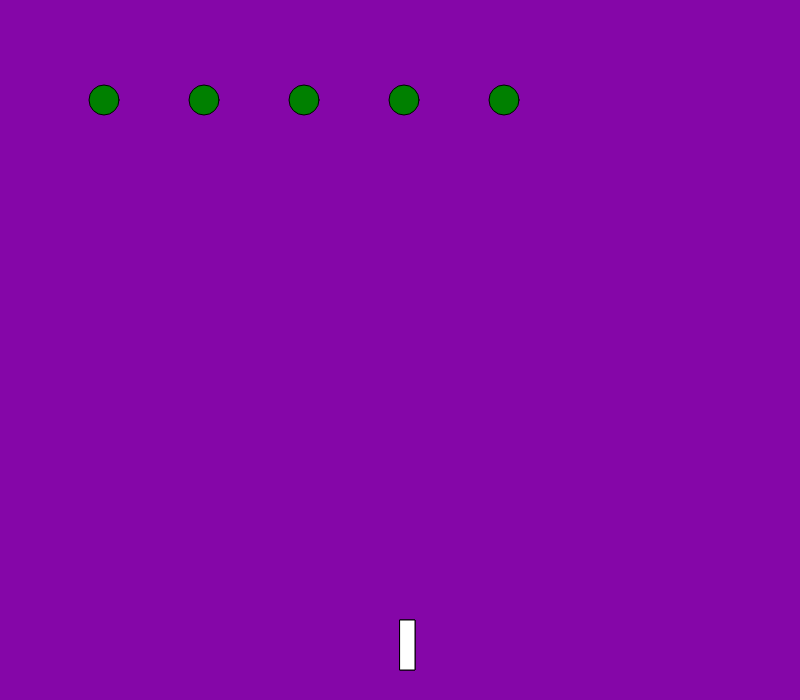
Frame 1 (no input)
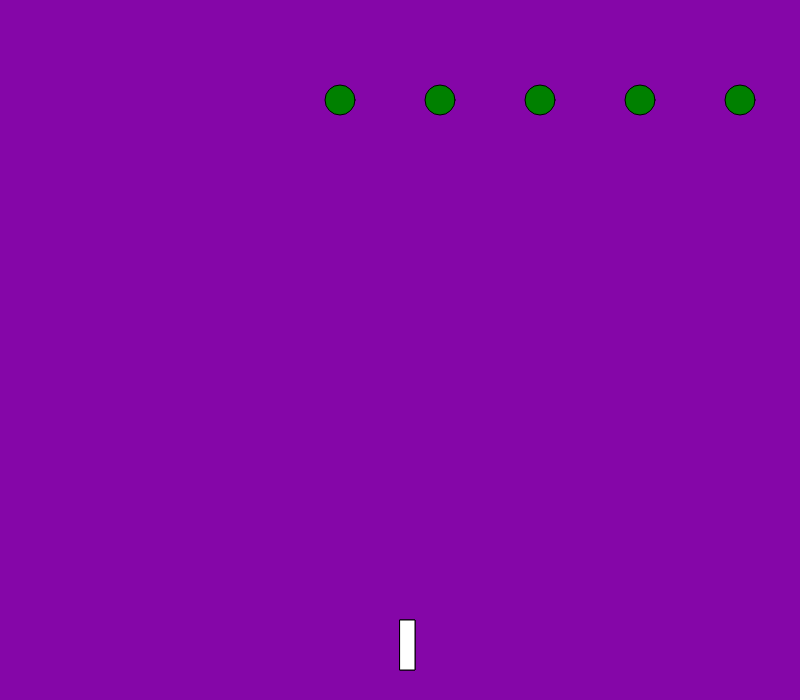
Frame 60 (no input)
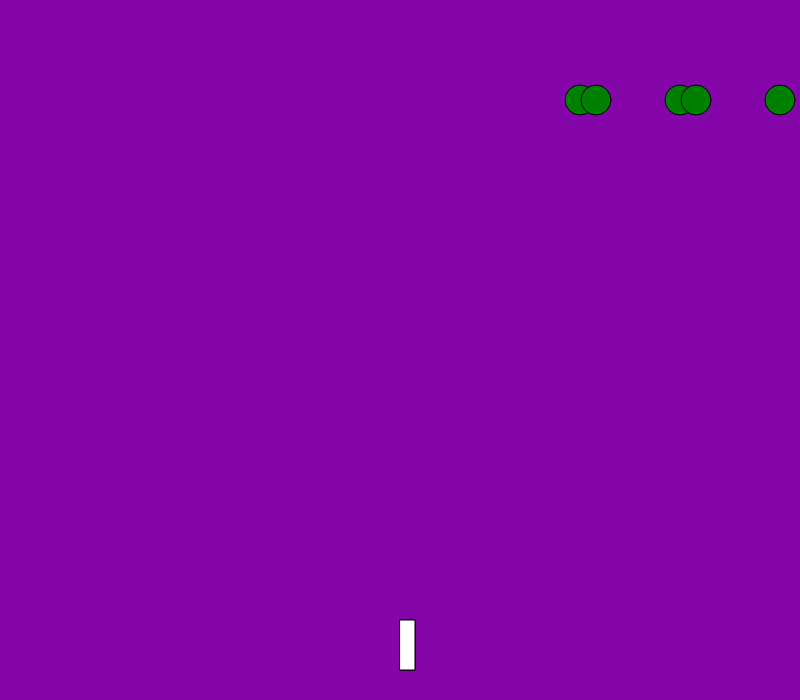
Frame 120 (the mouse pressed at the canvas centre since frame 60)

The p5.js sketch that drew these frames (run headless with seeded random() and noise() and a simulated clock; from frame 60 on, the mouse is pressed at the canvas centre):

// p5.js sketch
// ── sketch.js
var x = 400;
var y = 649;
var drops = [];

//Alien Positions
    var xPos1 = 100;
    var xPos2 = 200;
    var xPos3 = 300;
    var xPos4 = 400;
    var xPos5 = 500;

//Alien Speed
    var x = 400;
    var y= 620;
    var w = 4;
    var w1 = 4;
    var w2 = 4;
    var w3 = 4;
    var w4 = 4;

function setup() {
    createCanvas(800,700);
    background(133, 6, 168);
}

function Drop(x, y) {
    this.x = x;
    this.y = y;

    this.show = function() {
        noStroke();
        fill(131, 196, 209);
        ellipse(this.x, this.y, 15, 15);
    }
    this.move = function () {
        this.y = this.y - 3;
    }
}

function draw() {
    background(133, 6, 168);
    for (var i = 0; i < drops.length; i++) {
        drops[i].show();
        drops[i].move();
    }
    fill("white");//Ship
    rect(x,y,15,50);//Ship

   if (keyIsDown(LEFT_ARROW))
       x -=5;
   if (keyIsDown(RIGHT_ARROW))
       x +=5;
   fill("white");
   if (keyIsDown(UP_ARROW)){
       fill("blue")
   }
   rect(x,y,15,50);

    if (x<0){
        x=0
    }
    else if(x>800){
        x=800
    }
   fill("green")

   if (xPos1<15 || xPos1>785) w = -w;
    xPos1 += w;
    if (xPos2<15 || xPos2>785) w1 = -w1;
    xPos2 += w1;
    if (xPos3<15 || xPos3>785) w2 = -w2
    xPos3 += w2;
    if (xPos4<15 || xPos4>785) w3 = -w3
    xPos4 += w3;
    if (xPos5<15 || xPos5>785) w4 = -w4
    xPos5 += w4;

    var enemy1 = ellipse(xPos1,100,30);//Alien
    var enemy2 = ellipse(xPos2,100,30);//Alien
    var enemy3 = ellipse(xPos3,100,30);//Alien
    var enemy4 = ellipse(xPos4,100,30);//Alien
    var enemy5 = ellipse(xPos5,100,30);//Alien
}

function keyPressed() {
    if (keyIsDown(LEFT_ARROW))//Ship
        x -=5;//Ship
    if (keyIsDown(RIGHT_ARROW))//Ship
        x +=5;//Ship
    if (key === ' ') {
        var drop = new Drop(x,y);
        drops.push(drop);
    }
}
